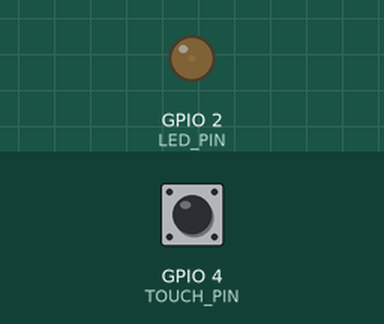
Simulated run of this sketch. Board: ESP32. Shown: output pins drawn as LEDs (lit = HIGH). The test bench sets the inputs (shaded band); at power-on: GPIO 4 (TOUCH_PIN) HIGH. What the sketch prints to the serial monitor is not drawn.

Above: at 0.05 s.
At 3.45 s:
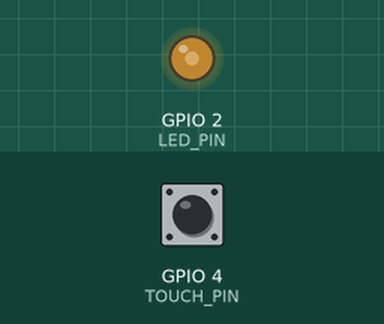
At 6.95 s:
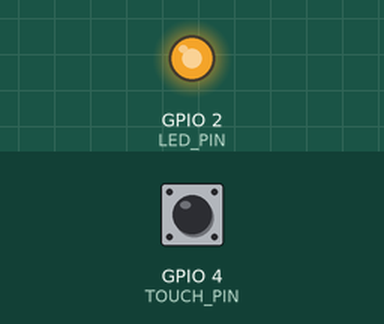
At 13.85 s:
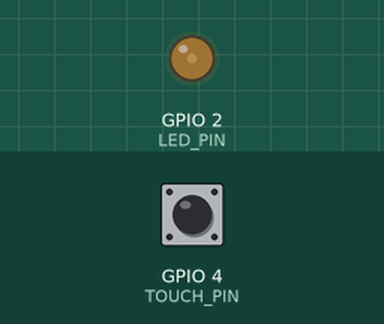
Timing chart, 0 to 20.0 s (numbered marks = the images above):
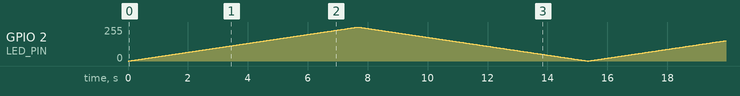

The sketch:

ex05.ino
```cpp
// ex05 多档位触摸调速呼吸灯 - 最终版（边缘检测 + 软件防抖）
#define TOUCH_PIN 4
#define LED_PIN 2
#define THRESHOLD 20    // 触摸触发阈值
#define DEBOUNCE_MS 50  // 软件防抖时长

int gear = 1;                  // 呼吸档位：1慢 / 2中 / 3快
int brightness = 0;            // PWM占空比 0~255
int fadeDir = 1;               // 呼吸方向：1渐亮，-1渐暗
unsigned long lastFadeTime = 0;// 呼吸更新时间戳

// 三档呼吸速度配置（间隔毫秒，值越小速度越快）
const int fadeInterval[4] = {0, 30, 12, 4};

// 触摸防抖相关变量
bool lastStableTouch = false;   // 上一次稳定的触摸状态
unsigned long lastDebounceTime = 0;

void setup() {
  Serial.begin(115200);
  pinMode(LED_PIN, OUTPUT);
  analogWrite(LED_PIN, 0);
  Serial.println("呼吸灯启动，当前1档（慢速呼吸）");
}

void loop() {
  unsigned long now = millis();

  // ========== 1. 触摸检测 + 软件防抖 ==========
  int touchVal = touchRead(TOUCH_PIN);
  bool curReading = (touchVal < THRESHOLD);

  // 状态变化时重置防抖计时
  if (curReading != lastStableTouch) {
    lastDebounceTime = now;
  }

  // 状态稳定超过防抖时长，判定为有效状态
  if (now - lastDebounceTime > DEBOUNCE_MS) {
    // 边缘检测：无触摸 → 有触摸 的瞬间
    if (curReading == true && lastStableTouch == false) {
      gear++;
      if (gear > 3) gear = 1;
      Serial.print("档位切换：");
      Serial.println(gear);
    }
    lastStableTouch = curReading;
  }

  // ========== 2. 非阻塞PWM呼吸渐变 ==========
  if (now - lastFadeTime >= fadeInterval[gear]) {
    lastFadeTime = now;
    brightness += fadeDir;

    // 到达亮度边界反转方向
    if (brightness <= 0 || brightness >= 255) {
      fadeDir = -fadeDir;
    }
    analogWrite(LED_PIN, brightness);
  }
}
```
